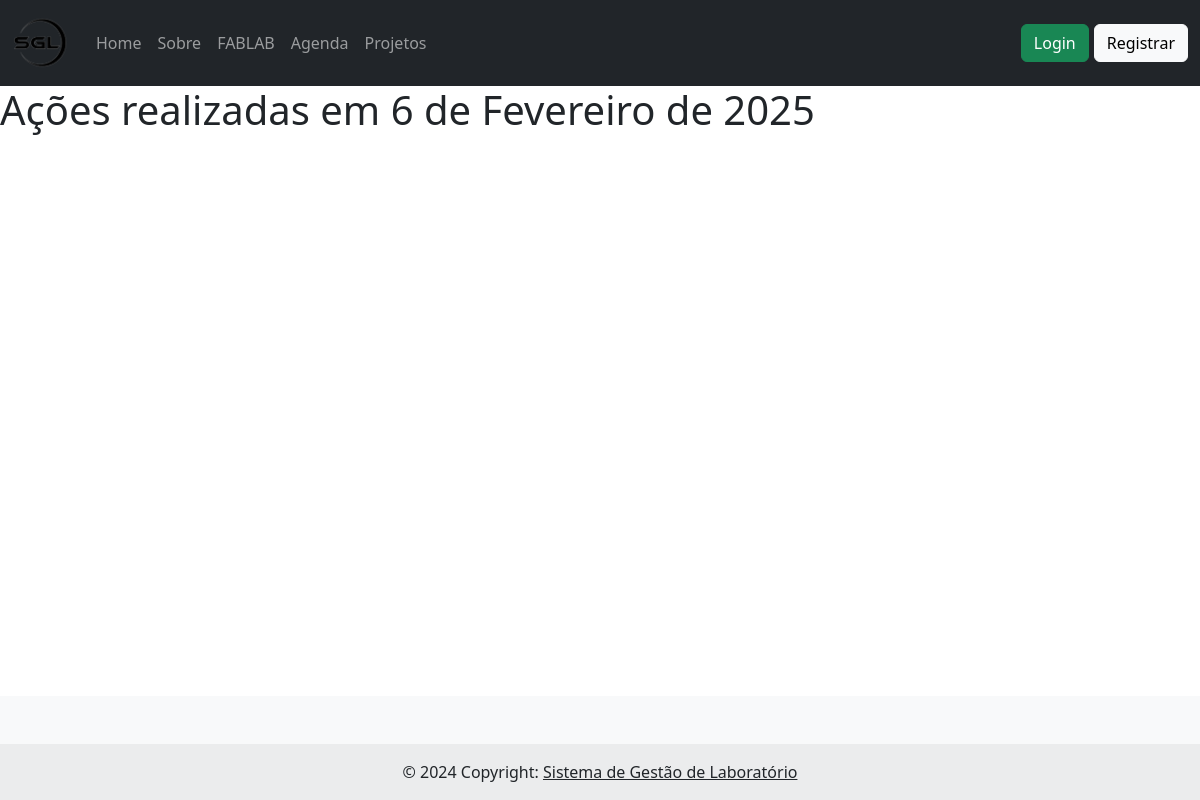
/logs/6/2/2025, run on an earlier commit of the app's database.
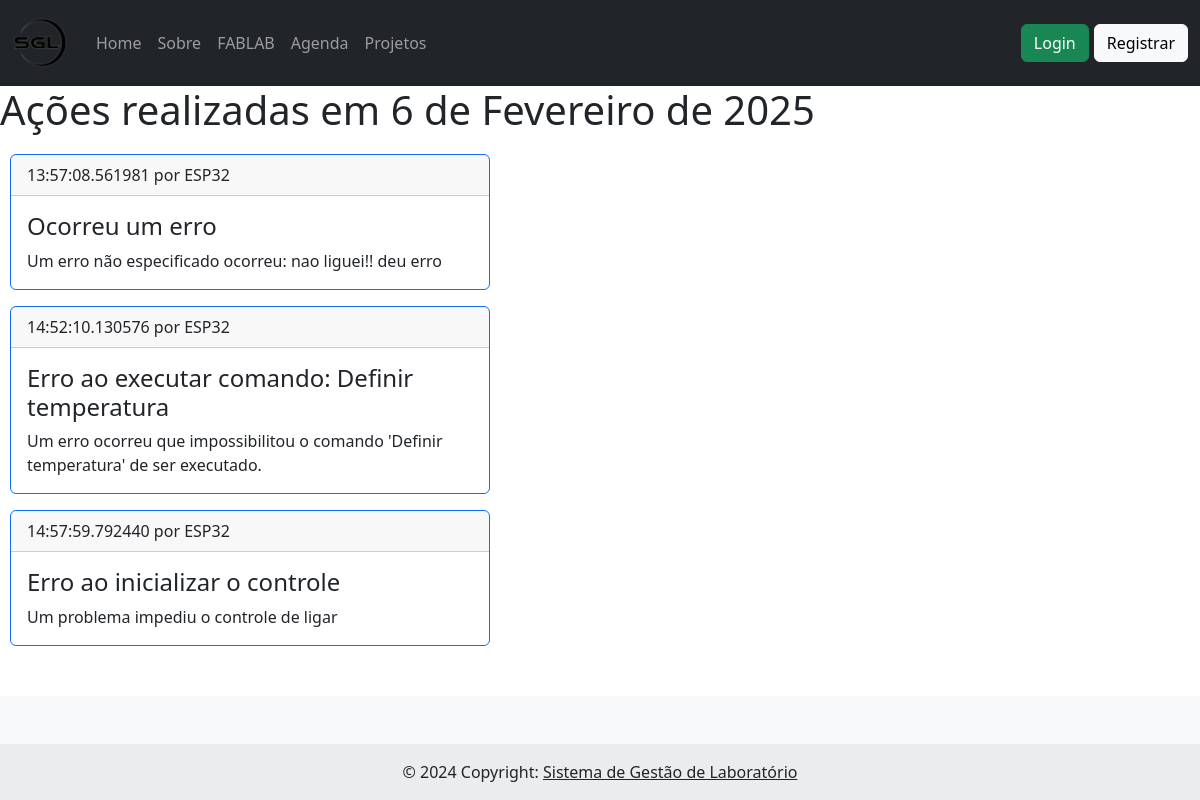
And on a later commit of the database.
### logs/models.py (models this page shows)
class Action(models.Model):
    date = models.DateField(auto_now_add = True)
    time = models.TimeField(auto_now_add = True)
    author = models.CharField(max_length=100)
    type = models.TextField()
    param1 = models.TextField()
    param2 = models.TextField()

### logs/views.py (the view)
# urls.py: path('<int:day>/<int:month>/<int:year>', views.logs_datepage, name='datepage'),
def logs_datepage(request, day, month, year):
    actions = [FormattedAction(action) for action in Action.objects.all().order_by('time') if action.date == datetime.date(year, month, day) ]
    date = datetime.date(year, month, day)
    return render(request, 'logs/logs_datepage.html', {'actions': actions, 'date': date})

### logs/templates/logs/logs_datepage.html (shortened to what this page needs)
{% extends 'layout.html' %}
{% block content%}
    <h1 style="margin-bottom: 20px;">Ações realizadas em {{date}}</h1>
    {% for action in actions %}
        <div class="card border-primary mb-3" style="max-width: 30rem; margin-left: 10px">
            <div class="card-header">
                {{action.time}} por {{action.author}}
            </div>
            <div class="card-body">
                <h4 class="card-title">{{action.type}}</h4>
                <p class="card-text">{{action.description}}</p>
            </div>
        </div>
    {% endfor %}
{% endblock%}

What changed in the data, as far as the page shows it:
added Action: author "ESP32"
added Action: author "ESP32"
added Action: author "ESP32"
Also different on the page:
new list line: "13:57:08.561981 por Ocorreu um erro Um erro não especificado ocorreu: nao liguei!! deu erro"
new list line: "14:52:10.130576 por Erro ao executar comando: Definir temperatura Um erro ocorreu que impossibilitou o comando 'Definir temperatura' de ser executado."
new list line: "14:57:59.792440 por Erro ao inicializar o controle Um problema impediu o controle de ligar"
